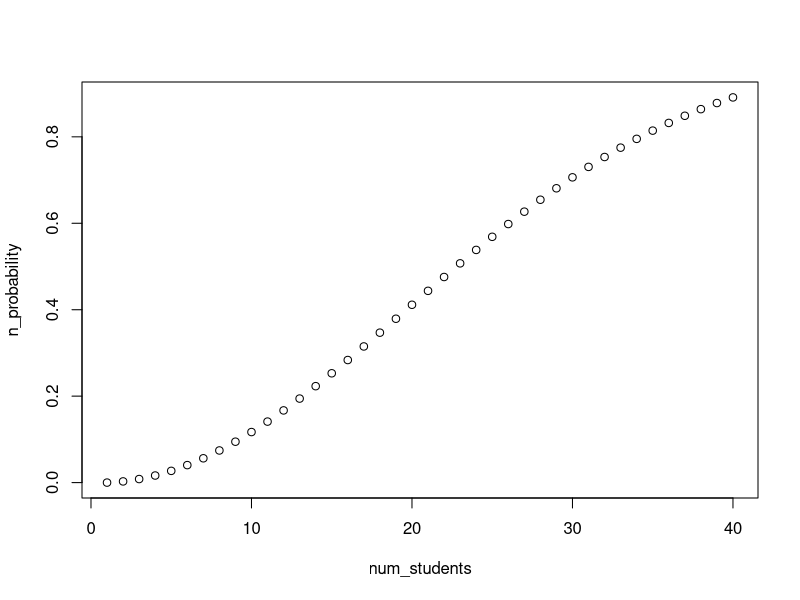

The R source for this figure:
# The Birthday Problem
# This is a classic problem that has a nonintuitive answer.
# Suppose there are 𝑁 students in a room.
# We wish to figure out the probability that
# at least two of them have the same birthday (month and day).
# Assume that each day is equally likely to be a student's birthday,
# that there are no sets of twins, and that there are 365 days in the year.
# Do not include leap years.

birthday_problem <- function(n) {
  if (n > 365) {
    return(1)
  } else {
    1 - prod((365:(366 - n)) / 365)
  }
}

birthday_problem(23)

num_students <- 1:40
n_probability <- rep(0, 40)

for (i in 1:40) {
  n_probability[i] <- birthday_problem(i)
}

plot(num_students, n_probability)
